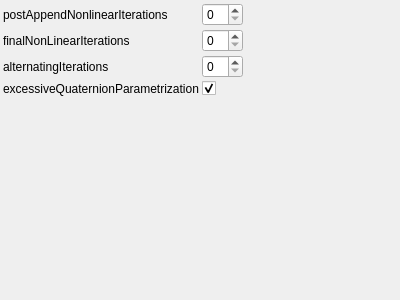
<?xml version="1.0" encoding="UTF-8"?>
<ui version="4.0">
 <class>PhotostationNonlinearOptimizationParametersControlWidget</class>
 <widget class="QWidget" name="PhotostationNonlinearOptimizationParametersControlWidget">
  <property name="geometry">
   <rect>
    <x>0</x>
    <y>0</y>
    <width>400</width>
    <height>300</height>
   </rect>
  </property>
  <property name="windowTitle">
   <string>PhotostationNonlinearOptimizationParameters</string>
  </property>
   <layout class="QGridLayout" name="gridLayout">
    <property name="margin">
     <number>3</number>
    </property>
    <property name="spacing">
     <number>3</number>
    </property>
    <item row="0" column="0">
     <widget class="QLabel" name="label_0">
       <property name="text">
         <string>postAppendNonlinearIterations</string>
       </property>
     </widget>
    </item>
    <item row="0" column="1">
     <widget class="QSpinBox" name="postAppendNonlinearIterationsSpinBox">
       <property name="toolTip">
         <string>Post-append non-linear optimization iterations</string>
       </property>
     </widget>
    </item>
    <item row="1" column="0">
     <widget class="QLabel" name="label_1">
       <property name="text">
         <string>finalNonLinearIterations</string>
       </property>
     </widget>
    </item>
    <item row="1" column="1">
     <widget class="QSpinBox" name="finalNonLinearIterationsSpinBox">
       <property name="toolTip">
         <string>Final non-linear iterations</string>
       </property>
     </widget>
    </item>
    <item row="2" column="0">
     <widget class="QLabel" name="label_2">
       <property name="text">
         <string>alternatingIterations</string>
       </property>
     </widget>
    </item>
    <item row="2" column="1">
     <widget class="QSpinBox" name="alternatingIterationsSpinBox">
       <property name="toolTip">
         <string>Alternating optimization on success steps</string>
       </property>
     </widget>
    </item>
    <item row="3" column="0">
     <widget class="QLabel" name="label_3">
       <property name="text">
         <string>excessiveQuaternionParametrization</string>
       </property>
     </widget>
    </item>
    <item row="3" column="1">
     <widget class="QCheckBox" name="excessiveQuaternionParametrizationCheckBox">
       <property name="toolTip">
         <string>Excessive/non-excessive quaternion parametrization</string>
       </property>
       <property name="checked">
           <bool>true</bool>
       </property>
     </widget>
    </item>
   <item row="4" column="0">
    <spacer name="verticalSpacer">
     <property name="orientation">
      <enum>Qt::Vertical</enum>
     </property>
     <property name="sizeHint" stdset="0">
      <size>
       <width>0</width>
       <height>0</height>
      </size>
     </property>
    </spacer>
   </item>
   <item row="4" column="2">
    <spacer name="horizontalSpacer">
     <property name="orientation">
      <enum>Qt::Horizontal</enum>
     </property>
     <property name="sizeHint" stdset="0">
      <size>
       <width>0</width>
       <height>0</height>
      </size>
     </property>
    </spacer>
   </item>
  </layout>
 </widget>
 <layoutdefault spacing="3" margin="3"/>
 <resources/>
 <connections>
  <connection>
   <sender>postAppendNonlinearIterationsSpinBox</sender>
   <signal>valueChanged(int)</signal>
   <receiver>PhotostationNonlinearOptimizationParametersControlWidget</receiver>
   <slot>changeParameters()</slot>
  </connection>
  <connection>
   <sender>finalNonLinearIterationsSpinBox</sender>
   <signal>valueChanged(int)</signal>
   <receiver>PhotostationNonlinearOptimizationParametersControlWidget</receiver>
   <slot>changeParameters()</slot>
  </connection>
  <connection>
   <sender>alternatingIterationsSpinBox</sender>
   <signal>valueChanged(int)</signal>
   <receiver>PhotostationNonlinearOptimizationParametersControlWidget</receiver>
   <slot>changeParameters()</slot>
  </connection>
  <connection>
   <sender>excessiveQuaternionParametrizationCheckBox</sender>
   <signal>stateChanged(int)</signal>
   <receiver>PhotostationNonlinearOptimizationParametersControlWidget</receiver>
   <slot>changeParameters()</slot>
  </connection>
 </connections>
 <slots>
  <slot>changeParameters()</slot>
 </slots>
 <customwidgets>
 </customwidgets>
</ui>
